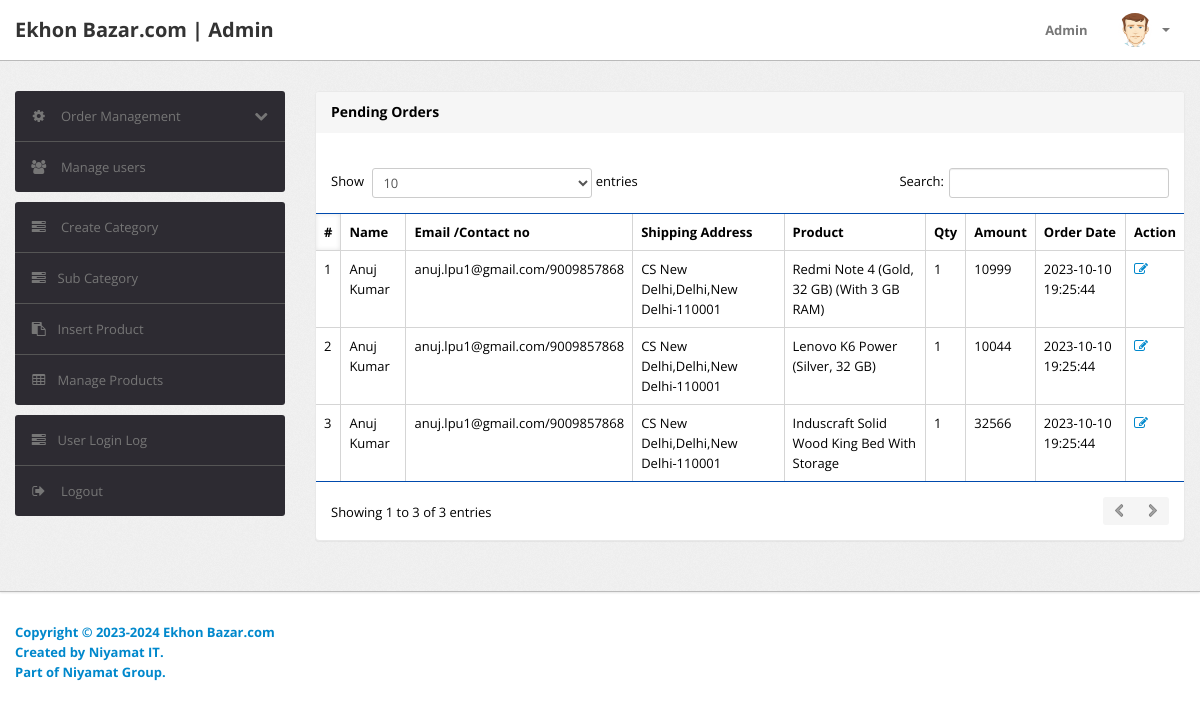
The app's page /admin/delivered-orders.php (signed in) with its own data.
### tables this page shows
CREATE TABLE `orders` (
  `id` int NOT NULL,
  `userId` int NOT NULL,
  `productId` int NOT NULL,
  `quantity` int DEFAULT NULL,
  `orderDate` timestamp NOT NULL DEFAULT CURRENT_TIMESTAMP,
  `paymentMethod` varchar(50) DEFAULT NULL,
  `orderStatus` varchar(55) DEFAULT NULL
);

CREATE TABLE `users` (
  `id` int NOT NULL,
  `name` varchar(255) DEFAULT NULL,
  `email` varchar(255) DEFAULT NULL,
  `contactno` bigint DEFAULT NULL,
  `password` varchar(255) DEFAULT NULL,
  `shippingAddress` longtext,
  `shippingState` varchar(255) DEFAULT NULL,
  `shippingCity` varchar(255) DEFAULT NULL,
  `shippingPincode` int DEFAULT NULL,
  `billingAddress` longtext,
  `billingState` varchar(255) DEFAULT NULL,
  `billingCity` varchar(255) DEFAULT NULL,
  `billingPincode` int DEFAULT NULL,
  `regDate` timestamp NOT NULL DEFAULT CURRENT_TIMESTAMP,
  `updationDate` varchar(255) DEFAULT NULL
);

CREATE TABLE `products` (
  `id` int NOT NULL,
  `category` int NOT NULL,
  `subCategory` int DEFAULT NULL,
  `productName` varchar(255) DEFAULT NULL,
  `productCompany` varchar(255) DEFAULT NULL,
  `productPrice` int DEFAULT NULL,
  `productPriceBeforeDiscount` int DEFAULT NULL,
  `productDescription` longtext,
  `productImage1` varchar(255) DEFAULT NULL,
  `productImage2` varchar(255) DEFAULT NULL,
  `productImage3` varchar(255) DEFAULT NULL,
  `shippingCharge` int DEFAULT NULL,
  `productAvailability` varchar(255) DEFAULT NULL,
  `postingDate` timestamp NULL DEFAULT CURRENT_TIMESTAMP,
  `updationDate` varchar(255) DEFAULT NULL
);

### admin/delivered-orders.php (the view, shortened to what this page needs)
<?php
include_once('include/config.php');
if (!isset($_SESSION['alogin'])) {
	header('location:index.php');
} else {
?>
	<!DOCTYPE html>
	<html lang="en">
	<head>
		<link type="text/css" href="bootstrap/css/bootstrap.min.css" rel="stylesheet">
		<link type="text/css" href="bootstrap/css/bootstrap-responsive.min.css" rel="stylesheet">
		<link type="text/css" href="css/theme.css" rel="stylesheet">
		<link type="text/css" href="images/icons/css/font-awesome.css" rel="stylesheet">
	</head>
	<body>
		<?php include_once('include/header.php'); ?>
		<div class="wrapper">
			<div class="container">
				<div class="row">
					<?php include_once('include/sidebar.php'); ?>
					<div class="span9">
						<div class="content">
							<div class="module">
								<div class="module-head">
									<h3>Pending Orders</h3>
								</div>
								<div class="module-body table">
									<br />
									<table cellpadding="0" cellspacing="0" border="0" class="datatable-1 table table-bordered table-striped	 display table-responsive">
										<thead>
											<tr>
												<th>#</th>
												<th>Name</th>
												<th width="50">Email /Contact no</th>
												<th>Shipping Address</th>
												<th>Product </th>
												<th>Qty </th>
												<th>Amount </th>
												<th>Order Date</th>
												<th>Action</th>
											</tr>
										</thead>
										<tbody>
											<?php
											$st = 'Delivered';
											$query = mysqli_query($con, "select users.name as username,users.email as useremail,users.contactno as usercontact,users.shippingAddress as shippingaddress,users.shippingCity as shippingcity,users.shippingState as shippingstate,users.shippingPincode as shippingpincode,products.productName as productname,products.shippingCharge as shippingcharge,orders.quantity as quantity,orders.orderDate as orderdate,products.productPrice as productprice,orders.id as id  from orders join users on  orders.userId=users.id join products on products.id=orders.productId where orders.orderStatus='$st'");
											$cnt = 1;
											while ($row = mysqli_fetch_array($query)) {
											?>
												<tr>
													<td><?php echo htmlentities($cnt); ?></td>
													<td><?php echo htmlentities($row['username']); ?></td>
													<td><?php echo htmlentities($row['useremail']); ?>/<?php echo htmlentities($row['usercontact']); ?></td>
													<td><?php echo htmlentities($row['shippingaddress'] . "," . $row['shippingcity'] . "," . $row['shippingstate'] . "-" . $row['shippingpincode']); ?></td>
													<td><?php echo htmlentities($row['productname']); ?></td>
													<td><?php echo htmlentities($row['quantity']); ?></td>
													<td><?php echo htmlentities($row['quantity'] * $row['productprice'] + $row['shippingcharge']); ?></td>
													<td><?php echo htmlentities($row['orderdate']); ?></td>
													<td> <a href="updateorder.php?oid=<?php echo htmlentities($row['id']); ?>" title="Update order" target="_blank"><i class="icon-edit"></i></a>
													</td>
												</tr>
											<?php $cnt = $cnt + 1;
											} ?>
										</tbody>
									</table>
								</div>
							</div>
						</div>
					</div>
				</div>
			</div>
		</div>
		<?php include_once('include/footer.php'); ?>
	</body>
<?php } ?>

### records on screen
orders: userId.name "Anuj Kumar", userId.email "anuj.lpu1@gmail.com", userId.contactno "9009857868", userId.shippingPincode "CS New Delhi,Delhi,New Delhi-110001", productId.productName "Redmi Note 4 (Gold, 32 GB) (With 3 GB RAM)", quantity "1", productId.productPrice "10999", orderDate "2023-10-10 19:25:44"
orders: userId.name "Anuj Kumar", userId.email "anuj.lpu1@gmail.com", userId.contactno "9009857868", userId.shippingPincode "CS New Delhi,Delhi,New Delhi-110001", productId.productName "Lenovo K6 Power (Silver, 32 GB)", quantity "1", quantity.shippingCharge "10044", orderDate "2023-10-10 19:25:44"
orders: userId.name "Anuj Kumar", userId.email "anuj.lpu1@gmail.com", userId.contactno "9009857868", userId.shippingPincode "CS New Delhi,Delhi,New Delhi-110001", productId.productName "Induscraft Solid Wood King Bed With Storage", quantity "1", productId.productPrice "32566", orderDate "2023-10-10 19:25:44"
